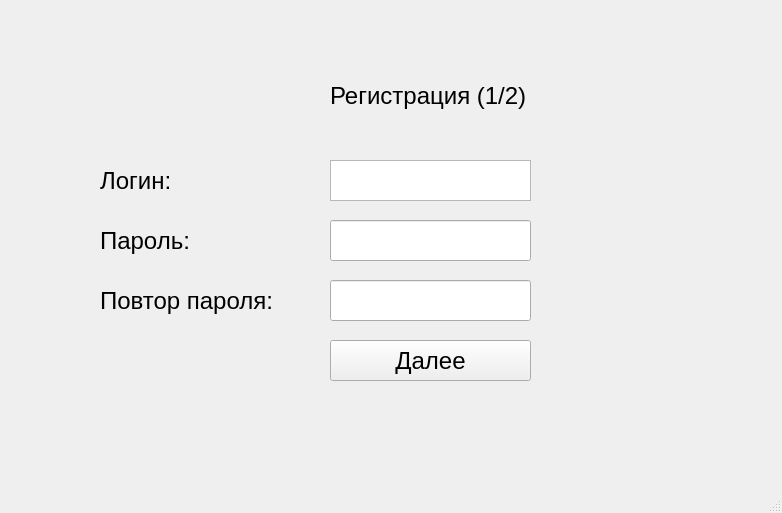
<?xml version="1.0" encoding="UTF-8"?>
<ui version="4.0">
 <class>RegisterClientWindow</class>
 <widget class="QMainWindow" name="RegisterClientWindow">
  <property name="geometry">
   <rect>
    <x>0</x>
    <y>0</y>
    <width>782</width>
    <height>513</height>
   </rect>
  </property>
  <property name="font">
   <font>
    <pointsize>18</pointsize>
   </font>
  </property>
  <property name="windowTitle">
   <string>BankProducts Application</string>
  </property>
  <widget class="QWidget" name="centralwidget">
   <widget class="QLabel" name="label">
    <property name="geometry">
     <rect>
      <x>330</x>
      <y>50</y>
      <width>211</width>
      <height>91</height>
     </rect>
    </property>
    <property name="text">
     <string>Регистрация (1/2)</string>
    </property>
   </widget>
   <widget class="QTextEdit" name="loginEdit">
    <property name="geometry">
     <rect>
      <x>330</x>
      <y>160</y>
      <width>201</width>
      <height>41</height>
     </rect>
    </property>
   </widget>
   <widget class="QLabel" name="label_2">
    <property name="geometry">
     <rect>
      <x>100</x>
      <y>160</y>
      <width>131</width>
      <height>41</height>
     </rect>
    </property>
    <property name="text">
     <string>Логин:</string>
    </property>
   </widget>
   <widget class="QLabel" name="label_3">
    <property name="geometry">
     <rect>
      <x>100</x>
      <y>220</y>
      <width>131</width>
      <height>41</height>
     </rect>
    </property>
    <property name="text">
     <string>Пароль:</string>
    </property>
   </widget>
   <widget class="QPushButton" name="enter">
    <property name="geometry">
     <rect>
      <x>330</x>
      <y>340</y>
      <width>201</width>
      <height>41</height>
     </rect>
    </property>
    <property name="text">
     <string>Далее</string>
    </property>
   </widget>
   <widget class="QLineEdit" name="passwdEdit">
    <property name="geometry">
     <rect>
      <x>330</x>
      <y>220</y>
      <width>201</width>
      <height>41</height>
     </rect>
    </property>
    <property name="text">
     <string/>
    </property>
    <property name="echoMode">
     <enum>QLineEdit::Password</enum>
    </property>
   </widget>
   <widget class="QLabel" name="label_4">
    <property name="geometry">
     <rect>
      <x>100</x>
      <y>280</y>
      <width>201</width>
      <height>41</height>
     </rect>
    </property>
    <property name="text">
     <string>Повтор пароля:</string>
    </property>
   </widget>
   <widget class="QLineEdit" name="passwd2Edit">
    <property name="geometry">
     <rect>
      <x>330</x>
      <y>280</y>
      <width>201</width>
      <height>41</height>
     </rect>
    </property>
    <property name="text">
     <string/>
    </property>
    <property name="echoMode">
     <enum>QLineEdit::Password</enum>
    </property>
   </widget>
  </widget>
  <widget class="QMenuBar" name="menubar">
   <property name="geometry">
    <rect>
     <x>0</x>
     <y>0</y>
     <width>782</width>
     <height>33</height>
    </rect>
   </property>
  </widget>
  <widget class="QStatusBar" name="statusbar"/>
 </widget>
 <resources/>
 <connections/>
</ui>
